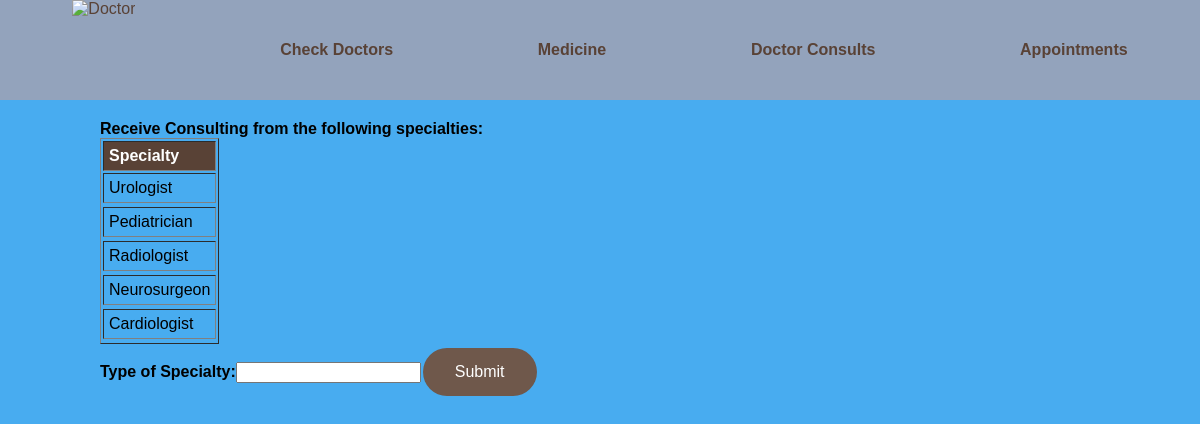
The page /Doctorconsult.php on the database its author committed.
### tables this page shows
CREATE TABLE Doctor (
  doctorId int NOT NULL,
  lastName varchar(50) NOT NULL,
  firstName varchar(50) NOT NULL,
  phoneNo varchar(10),
  specialty varchar(15),
  salary decimal(10,2),
  PRIMARY KEY  (doctorId)
);

### Doctorconsult.php (the view, shortened to what this page needs)
<!DOCTYPE html PUBLIC "-//W3C//DTD XHTML 1.0 Transitional//EN" "http://www.w3.org/TR/xhtml1/DTD/xhtml1-transitional.dtd">
<html xmlns="http://www.w3.org/1999/xhtml">
<head>
<link href="home.css" rel="stylesheet" type="text/css" />
</head>
<body>
  <div class="header">
  <a class="header-items" href="home.php"> <img src="images/DoctorLogo.png"  height="100px" alt="Doctor" class="header-items"> </a>
  <b><a class="header-items" href="doctors.php">Check Doctors</a> </b>
  <b><a class="header-items" href="medicine.php">Medicine</a> </b>
  <b><a class="header-items" href="Doctorconsult.php">Doctor Consults</a></b>
  <b><a class="header-items" href="appointment.php">Appointments</a></b>
  </div>
  <?php
$link = mysqli_connect('127.0.0.1', 'root', 'nC5oAcW1');
   $dbName= "DocOffice2";
   mysqli_select_db($link, $dbName) or die("Unable to select database $dbName");
$sql = "SELECT specialty FROM doctor d where d.specialty LIKE '%" . $specialty .  "%'
";
$result=mysqli_query($link, $sql);
if (!$result) {
    echo 'There are no results for your search';
} else {
  echo "<div style='margin-left: 100px;margin-top:20px;height:1000px;overflow-y:scroll;width:1000px;'><Table border = '1' cellpadding='5'>";
  echo "<tr>
  <td style='background-color:#594236;color:white;font-weight:bold;'>
  Specialty</td>
  ";
  echo"<b>Receive Consulting from the following specialties:<b>";
  while($row = mysqli_fetch_array($result, MYSQLI_ASSOC))
  {   echo"
      <tr>
      <td>
      {$row ["specialty"] }
      </td>
      <tr>"
      ;
  }
  echo "</table>";
}
echo"<form action='video.php' method='post'>";
 echo"<label for='genre'>Type of Specialty:</label>";
 echo"<input type='text' name='name'/>";
 echo"<input class='button button1' type='submit' value='Submit'/>";
echo"</form>";
?>
</body>

### home.css (style rules this page uses)
.header { top: 0; display: flex; flex-direction: row; flex-wrap: nowrap; justify-content: space-around; align-items: center; align-content: normal; width:100%; background-color: #93A3BC; color: #594236; }
.header-items:nth-child(1) { display: block; flex-grow: 0; flex-shrink: 1; flex-basis: auto; align-self: auto; order: 0; }
.button { border: none; border-radius: 30px; color: white; padding: 15px 32px; text-align: center; text-decoration: none; display: inline-block; font-size: 16px; margin: 4px 2px; cursor: pointer; }
.button1 { background-color: #6f584b; }
a { color: #594236; }
a:link { text-decoration: none; }
body { margin-left: 0px; margin-top: 0px; background-color: #48ACf0; font-family: Verdana, Geneva, Tahoma, sans-serif; margin: 0; }
html { margin: 0; }

### rows shown on the page
doctor: specialty "Urologist"
doctor: specialty "Pediatrician"
doctor: specialty "Radiologist"
doctor: specialty "Neurosurgeon"
doctor: specialty "Cardiologist"
